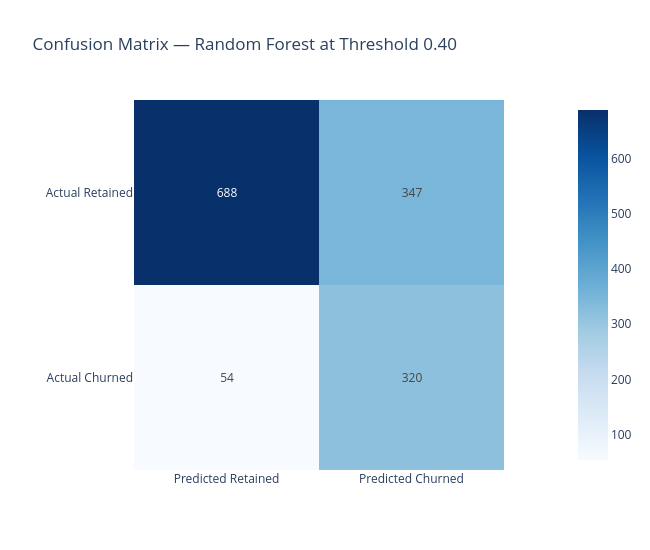

Notebook source saved alongside this figure:
### Markdown cell above
## Confusion Matrix

### Code cell
cm = confusion_matrix(y_test, y_pred_final)

cm_df = pd.DataFrame(
    cm,
    index=["Actual Retained", "Actual Churned"],
    columns=["Predicted Retained", "Predicted Churned"]
)

fig = px.imshow(
    cm_df,
    text_auto=True,
    color_continuous_scale="Blues",
    title=f"Confusion Matrix — {final_model_name} at Threshold {best_threshold:.2f}"
)

fig.update_layout(
    template="plotly_white",
    width=650,
    height=550
)

fig.show()

cm_df

### Figure 1 — Plotly figure (JSON) as saved in the notebook; plotly's stock layout.template omitted (floating-point values rounded to 4 significant figures)
{"data": [{"coloraxis": "coloraxis", "hovertemplate": "x: %{x}<br>y: %{y}<br>color: %{z}<extra></extra>", "name": "0", "texttemplate": "%{z}", "type": "heatmap", "x": ["Predicted Retained", "Predicted Churned"], "xaxis": "x", "y": ["Actual Retained", "Actual Churned"], "yaxis": "y", "z": [[688, 347], [54, 320]]}], "layout": {"coloraxis": {"colorscale": [[0, "rgb(247,251,255)"], [0.125, "rgb(222,235,247)"], [0.25, "rgb(198,219,239)"], [0.375, "rgb(158,202,225)"], [0.5, "rgb(107,174,214)"], [0.625, "rgb(66,146,198)"], [0.75, "rgb(33,113,181)"], [0.875, "rgb(8,81,156)"], [1, "rgb(8,48,107)"]]}, "height": 550, "title": {"text": "Confusion Matrix — Random Forest at Threshold 0.40"}, "width": 650, "xaxis": {"anchor": "y", "constrain": "domain", "domain": [0, 1], "scaleanchor": "y"}, "yaxis": {"anchor": "x", "autorange": "reversed", "constrain": "domain", "domain": [0, 1]}}}
